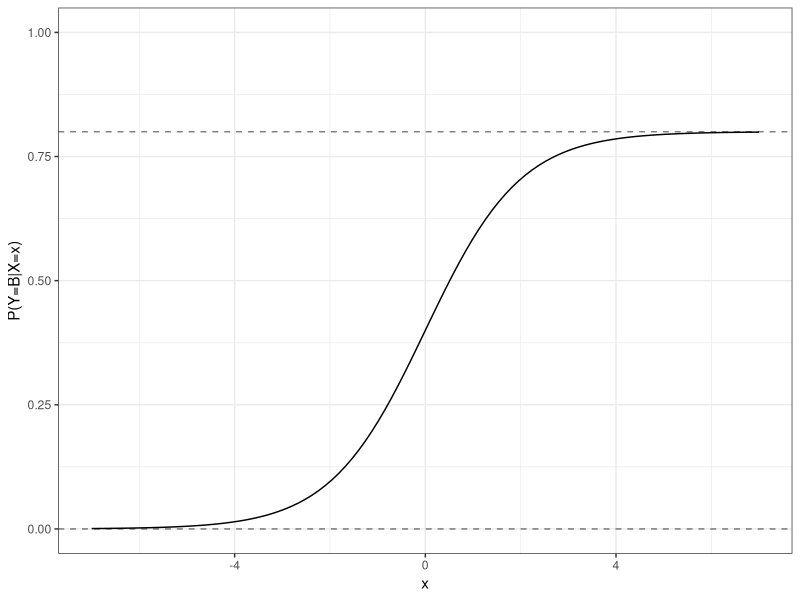

Recreate this plot in R.
library(tidyverse)

genreg <- function(n){
  x1 <- rnorm(n)
  x2 <- rnorm(n)
  eps <- rnorm(n)
  y <- 5-x1+2*x2+eps
  tibble(x1=x1, x2=x2, y=y)
}

sample <- genreg(100)
x1.r <- sample$x1
x2.r <- sample$x2

sample <-mutate(
  sample,
  y_hat1=5,
  y_hat2=5-x1.r,
  y_hat3=5+2*x2.r,
  y_hat4=5-x1.r+2*x2.r
)

mse.1 <-(sum((sample$y_hat1-sample$y)**2))/100;mse.1
mse.2 <-(sum((sample$y_hat2-sample$y)**2))/100;mse.2
mse.3 <-(sum((sample$y_hat3-sample$y)**2))/100;mse.3
mse.4 <-(sum((sample$y_hat4-sample$y)**2))/100;mse.4


ggplot(tibble(x=c(-7, 7)), aes(x)) +
  stat_function(fun=function(x) 0.8/(1+exp(-x))) +
  ylim(c(0,1)) +
  geom_hline(yintercept=c(0,0.8), linetype="dashed", alpha=0.5) +
  theme_bw() +
  labs(y="P(Y=B|X=x)")

gencla <- function(n) {
  x <- rnorm(n) 
  pB <- 0.8/(1+exp(-x))
  y <- map_chr(pB, function(x) 
    sample(LETTERS[1:3], size=1, replace=TRUE,
           prob=c(0.2, x, 1-0.2-x)))
  tibble(x=x, y=y)
}

sample.2 <- gencla(100)
##X=1:
(pB<-0.8/(1+exp(-1)))
(pA <-0.2)
(Pc<- 1-pB-pA)




